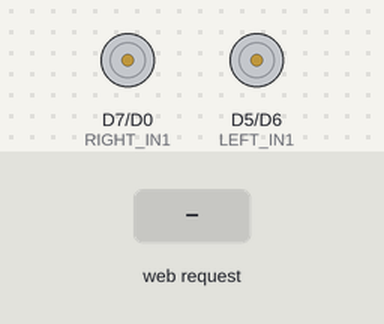
The sketch below on a simulated ESP8266 (NodeMCU). Parts: motor-driver pin pairs drawn as motors (green arrow = first pin HIGH = forward, orange = second pin HIGH = backward, longer = more drive, scaled by the enable pin). Inputs (shaded band) come from the test bench.

Above: at 1.4 s.
1.5 s: HTTP request GET /move?dir=forward received
At 1.9 s:
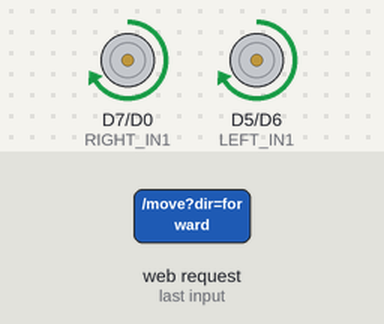
3.0 s: HTTP request GET /move?dir=backward received
At 4.2 s:
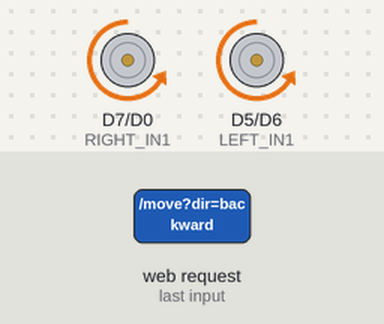
4.5 s: HTTP request GET /move?dir=left received
At 5.4 s:
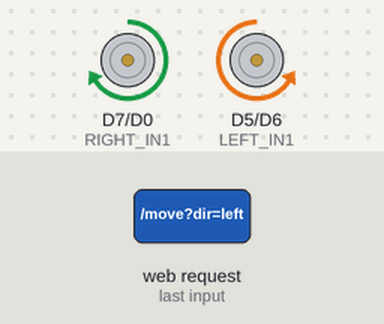
6.0 s: HTTP request GET /move?dir=right received
At 6.5 s:
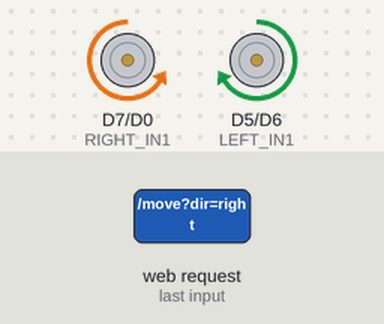
Timing chart, 0 to 8.5 s (numbered marks = the images above; inputs shaded):
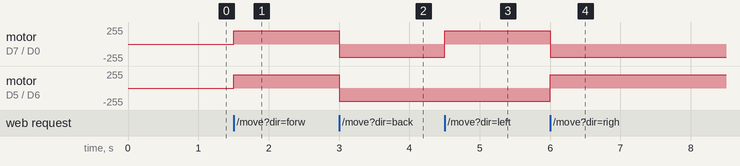

Measured:
- after the input at 1.5 s, motor on D7 (RIGHT_IN1) / D0 (RIGHT_IN2), motor on D5 (LEFT_IN1) / D6 (LEFT_IN2): stopped → forward 199/255 at once
- after the input at 3.0 s, motor on D7 (RIGHT_IN1) / D0 (RIGHT_IN2), motor on D5 (LEFT_IN1) / D6 (LEFT_IN2): forward 199/255 → backward 199/255 at once
- after the input at 4.5 s, motor on D7 (RIGHT_IN1) / D0 (RIGHT_IN2): backward 199/255 → forward 199/255 at once
- after the input at 6.0 s, motor on D7 (RIGHT_IN1) / D0 (RIGHT_IN2): forward 199/255 → backward 199/255 at once; motor on D5 (LEFT_IN1) / D6 (LEFT_IN2): backward 199/255 → forward 199/255 at once

The sketch:

ESP8266_WiFi_Car.ino
```cpp
/*
  Weryt Solutions - ESP8266 Wi-Fi Car (starter firmware)
  Board: NodeMCU ESP8266 / ESP-12E (select the matching board in your build setup)
  Control: phone/laptop connects to the car's Wi-Fi access point, then opens http://192.168.4.1

  Motor-driver assumption:
  - Two L298N modules, one module per side.
  - On each module, connect the two motors for that side in parallel to OUT1/OUT2.
  - Use only channel A on each module; remove the ENA jumper if using PWM speed control.
  - This is a basic example. Verify each driver's current capacity and your motors' stall current.

  Suggested NodeMCU pins:
  Left driver:  ENA=D1 (GPIO5), IN1=D5 (GPIO14), IN2=D6 (GPIO12)
  Right driver: ENA=D2 (GPIO4), IN1=D7 (GPIO13), IN2=D0 (GPIO16)
  Avoid GPIO 0/2/15 (D3/D4/D8) for motor control because they affect ESP8266 boot mode.

  Power:
  - Do NOT power motors from the ESP8266 3.3V pin.
  - Use a suitable motor battery and common ground between ESP8266 and driver logic.
  - L298N has significant voltage drop; check the motor voltage under load.
  - If using a 3S Li-ion pack, use appropriate regulation for the NodeMCU VIN/USB input
    and ensure motor driver, motors, battery protection, wiring and fuse are appropriately rated.
*/

#include <ESP8266WiFi.h>
#include <ESP8266WebServer.h>

const char* AP_SSID = "Weryt-Car";
const char* AP_PASSWORD = "weryt123"; // Change this before distribution (8+ characters).

ESP8266WebServer server(80);

// Left-side L298N, channel A
const uint8_t LEFT_EN  = D1; // GPIO5, PWM
const uint8_t LEFT_IN1 = D5; // GPIO14
const uint8_t LEFT_IN2 = D6; // GPIO12

// Right-side L298N, channel A
const uint8_t RIGHT_EN  = D2; // GPIO4, PWM
const uint8_t RIGHT_IN1 = D7; // GPIO13
const uint8_t RIGHT_IN2 = D0; // GPIO16

int motorSpeed = 800; // ESP8266 analogWrite range set below: 0..1023
const int PWM_MAX = 1023;

const char PAGE[] PROGMEM = R"HTML(
<!doctype html><html lang="en"><head><meta name="viewport" content="width=device-width,initial-scale=1">
<meta charset="utf-8"><title>Weryt Wi-Fi Car</title>
<style>
*{box-sizing:border-box}body{margin:0;background:#eef3f9;color:#14243b;font-family:system-ui,Arial,sans-serif}
main{max-width:480px;margin:0 auto;padding:22px}.panel{background:#fff;border:1px solid #dce5ef;border-radius:22px;padding:22px;box-shadow:0 10px 30px #15395d10}
.brand{font-size:12px;letter-spacing:.15em;text-transform:uppercase;color:#1769ff;font-weight:900}
h1{margin:8px 0 4px;font-size:29px}p{color:#607086;font-size:14px;line-height:1.5}.speed{margin:22px 0}.speed label{display:flex;justify-content:space-between;font-weight:750;font-size:14px}.speed input{width:100%;margin-top:14px;accent-color:#1769ff}
.pad{display:grid;grid-template-columns:repeat(3,1fr);gap:10px;margin-top:20px}.btn{border:0;border-radius:15px;background:#1769ff;color:white;min-height:70px;font-size:22px;font-weight:850;box-shadow:0 5px 0 #0d4ac0;touch-action:manipulation}.btn:active{transform:translateY(3px);box-shadow:0 2px 0 #0d4ac0}.stop{background:#d92d45;box-shadow:0 5px 0 #a61e31}.empty{visibility:hidden}.status{background:#e8f8f4;border-radius:12px;padding:12px;margin-top:18px;color:#176453;font-size:13px;text-align:center}
</style></head><body><main><section class="panel">
<div class="brand">Weryt Solutions</div><h1>Wi-Fi Car Control</h1><p>Connect to the car's Wi-Fi network, then hold a direction button to move. Release to stop.</p>
<div class="speed"><label for="speed">Motor speed <span id="speedValue">78%</span></label><input id="speed" type="range" min="0" max="100" value="78"></div>
<div class="pad">
<button class="btn empty" tabindex="-1"> </button><button class="btn" data-move="forward">▲</button><button class="btn empty" tabindex="-1"> </button>
<button class="btn" data-move="left">◀</button><button class="btn stop" data-move="stop">■</button><button class="btn" data-move="right">▶</button>
<button class="btn empty" tabindex="-1"> </button><button class="btn" data-move="backward">▼</button><button class="btn empty" tabindex="-1"> </button>
</div><div class="status" id="status">Ready · Weryt-Car</div>
</section></main>
<script>
const statusEl=document.getElementById('status'), speed=document.getElementById('speed'), speedValue=document.getElementById('speedValue');
function send(path){fetch(path,{cache:'no-store'}).then(r=>r.text()).then(t=>statusEl.textContent=t).catch(()=>statusEl.textContent='Connection lost. Reconnect to Weryt-Car.');}
function stop(){send('/move?dir=stop');}
document.querySelectorAll('[data-move]').forEach(b=>{
 const dir=b.dataset.move;
 const start=e=>{e.preventDefault();send('/move?dir='+dir);};
 b.addEventListener('pointerdown',start);
 b.addEventListener('pointerup',e=>{if(dir!=='stop')stop();});
 b.addEventListener('pointerleave',e=>{if(dir!=='stop')stop();});
 b.addEventListener('pointercancel',stop);
 b.addEventListener('contextmenu',e=>e.preventDefault());
});
speed.addEventListener('input',()=>{speedValue.textContent=speed.value+'%';send('/speed?value='+speed.value);});
window.addEventListener('blur',stop);
document.addEventListener('visibilitychange',()=>{if(document.hidden)stop();});
</script></body></html>
)HTML";

void stopMotors() {
  digitalWrite(LEFT_IN1, LOW); digitalWrite(LEFT_IN2, LOW);
  digitalWrite(RIGHT_IN1, LOW); digitalWrite(RIGHT_IN2, LOW);
  analogWrite(LEFT_EN, 0); analogWrite(RIGHT_EN, 0);
}

void setSide(uint8_t en, uint8_t in1, uint8_t in2, int direction, int speedValue) {
  if (direction > 0) { digitalWrite(in1, HIGH); digitalWrite(in2, LOW); }
  else if (direction < 0) { digitalWrite(in1, LOW); digitalWrite(in2, HIGH); }
  else { digitalWrite(in1, LOW); digitalWrite(in2, LOW); }
  analogWrite(en, direction == 0 ? 0 : constrain(speedValue, 0, PWM_MAX));
}

void moveCar(String dir) {
  int leftDir = 0, rightDir = 0;
  if (dir == "forward")      { leftDir = 1;  rightDir = 1; }
  else if (dir == "backward"){ leftDir = -1; rightDir = -1; }
  else if (dir == "left")    { leftDir = -1; rightDir = 1; }
  else if (dir == "right")   { leftDir = 1;  rightDir = -1; }
  else                       { leftDir = 0;  rightDir = 0; dir = "stop"; }

  setSide(LEFT_EN, LEFT_IN1, LEFT_IN2, leftDir, motorSpeed);
  setSide(RIGHT_EN, RIGHT_IN1, RIGHT_IN2, rightDir, motorSpeed);
  server.send(200, "text/plain", "Command: " + dir);
}

void handleRoot() {
  server.send_P(200, "text/html", PAGE);
}

void handleMove() {
  String dir = server.arg("dir");
  moveCar(dir);
}

void handleSpeed() {
  if (server.hasArg("value")) {
    int percent = constrain(server.arg("value").toInt(), 0, 100);
    motorSpeed = map(percent, 0, 100, 0, PWM_MAX);
  }
  server.send(200, "text/plain", "Speed set to " + String(map(motorSpeed, 0, PWM_MAX, 0, 100)) + "%");
}

void setup() {
  pinMode(LEFT_EN, OUTPUT); pinMode(LEFT_IN1, OUTPUT); pinMode(LEFT_IN2, OUTPUT);
  pinMode(RIGHT_EN, OUTPUT); pinMode(RIGHT_IN1, OUTPUT); pinMode(RIGHT_IN2, OUTPUT);
  analogWriteRange(PWM_MAX);
  analogWriteFreq(1000);
  stopMotors();

  WiFi.mode(WIFI_AP);
  WiFi.softAP(AP_SSID, AP_PASSWORD);
  delay(200);

  server.on("/", HTTP_GET, handleRoot);
  server.on("/move", HTTP_GET, handleMove);
  server.on("/speed", HTTP_GET, handleSpeed);
  server.onNotFound([](){ server.send(404, "text/plain", "Not found"); });
  server.begin();
}

void loop() {
  server.handleClient();
}
```
